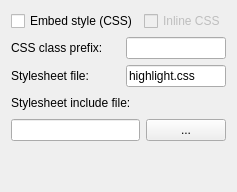
               <widget class="QWidget" name="tabWidgetPage1">
                <attribute name="title">
                 <string>Stylesheets</string>
                </attribute>
                <layout class="QVBoxLayout" name="verticalLayout_10">
                 <item>
                  <layout class="QHBoxLayout" name="horizontalLayout_10">
                   <item>
                    <widget class="QCheckBox" name="cbHTMLEmbedStyle">
                     <property name="toolTip">
                      <string>Include the style information in each output file.</string>
                     </property>
                     <property name="text">
                      <string>Embed style (CSS)</string>
                     </property>
                     <property name="checked">
                      <bool>false</bool>
                     </property>
                    </widget>
                   </item>
                   <item>
                    <widget class="QCheckBox" name="cbHTMLInlineCSS">
                     <property name="enabled">
                      <bool>false</bool>
                     </property>
                     <property name="toolTip">
                      <string>Add CSS information to each tag (do not use CSS class definitions).</string>
                     </property>
                     <property name="text">
                      <string>Inline CSS</string>
                     </property>
                     <property name="checkable">
                      <bool>true</bool>
                     </property>
                    </widget>
                   </item>
                  </layout>
                 </item>
                 <item>
                  <layout class="QHBoxLayout" name="horizontalLayout_14">
                   <item>
                    <widget class="QLabel" name="label">
                     <property name="text">
                      <string>CSS class prefix:</string>
                     </property>
                    </widget>
                   </item>
                   <item>
                    <widget class="QLineEdit" name="leHTMLCssPrefix">
                     <property name="maximumSize">
                      <size>
                       <width>100</width>
                       <height>16777215</height>
                      </size>
                     </property>
                     <property name="toolTip">
                      <string>Add a CSS class name prefix to avoid namespace clashes.</string>
                     </property>
                     <property name="text">
                      <string/>
                     </property>
                    </widget>
                   </item>
                  </layout>
                 </item>
                 <item>
                  <layout class="QHBoxLayout" name="horizontalLayout_9">
                   <item>
                    <widget class="QLabel" name="label_19">
                     <property name="text">
                      <string>Stylesheet file:</string>
                     </property>
                    </widget>
                   </item>
                   <item>
                    <widget class="QLineEdit" name="leHTMLStyleFile">
                     <property name="sizePolicy">
                      <sizepolicy hsizetype="Preferred" vsizetype="Fixed">
                       <horstretch>0</horstretch>
                       <verstretch>0</verstretch>
                      </sizepolicy>
                     </property>
                     <property name="maximumSize">
                      <size>
                       <width>100</width>
                       <height>16777215</height>
                      </size>
                     </property>
                     <property name="toolTip">
                      <string>Name of the referenced style file.</string>
                     </property>
                     <property name="text">
                      <string>highlight.css</string>
                     </property>
                    </widget>
                   </item>
                  </layout>
                 </item>
                 <item>
                  <layout class="QHBoxLayout" name="horizontalLayout_30">
                   <item>
                    <widget class="QLabel" name="label_20">
                     <property name="text">
                      <string>Stylesheet include file:</string>
                     </property>
                    </widget>
                   </item>
                   <item>
                    <spacer name="horizontalSpacer_5">
                     <property name="orientation">
                      <enum>Qt::Horizontal</enum>
                     </property>
                     <property name="sizeHint" stdset="0">
                      <size>
                       <width>40</width>
                       <height>20</height>
                      </size>
                     </property>
                    </spacer>
                   </item>
                  </layout>
                 </item>
                 <item>
                  <layout class="QHBoxLayout" name="horizontalLayout_7">
                   <item>
                    <widget class="QLineEdit" name="leHTMLStyleIncFile">
                     <property name="maximumSize">
                      <size>
                       <width>16777215</width>
                       <height>16777215</height>
                      </size>
                     </property>
                     <property name="toolTip">
                      <string>Path of the CSS include file.</string>
                     </property>
                    </widget>
                   </item>
                   <item>
                    <widget class="QPushButton" name="pbHTMLChooseStyleIncFile">
                     <property name="minimumSize">
                      <size>
                       <width>20</width>
                       <height>0</height>
                      </size>
                     </property>
                     <property name="toolTip">
                      <string>Select a CSS include file.</string>
                     </property>
                     <property name="text">
                      <string>...</string>
                     </property>
                    </widget>
                   </item>
                  </layout>
                 </item>
                 <item>
                  <spacer name="verticalSpacer_9">
                   <property name="orientation">
                    <enum>Qt::Vertical</enum>
                   </property>
                   <property name="sizeType">
                    <enum>QSizePolicy::MinimumExpanding</enum>
                   </property>
                   <property name="sizeHint" stdset="0">
                    <size>
                     <width>20</width>
                     <height>40</height>
                    </size>
                   </property>
                  </spacer>
                 </item>
                </layout>
               </widget>
